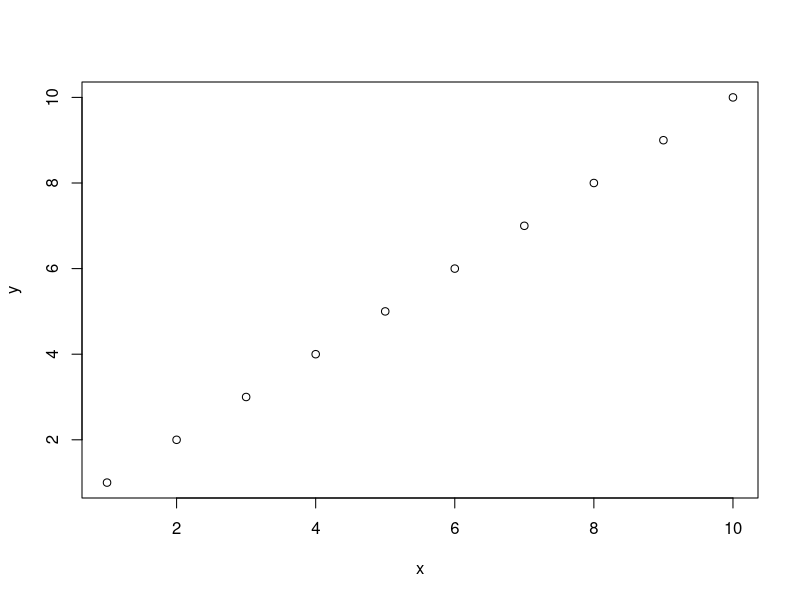
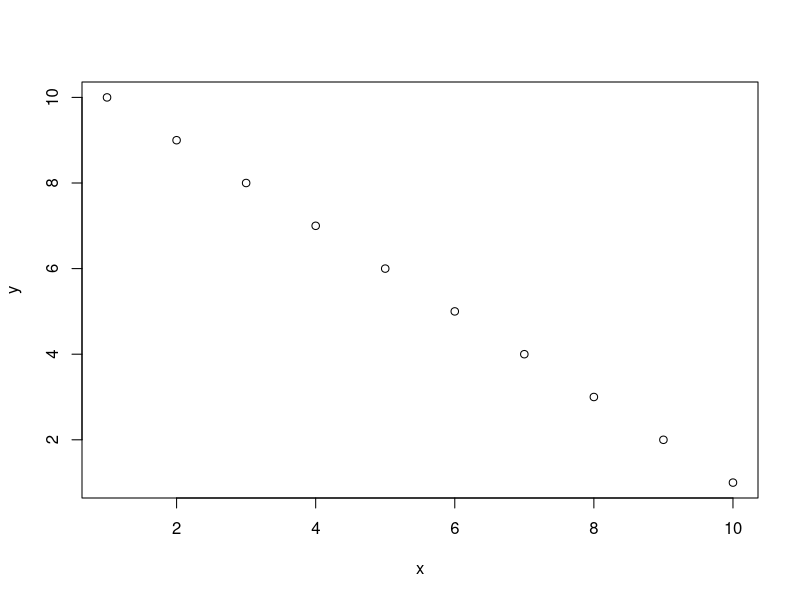
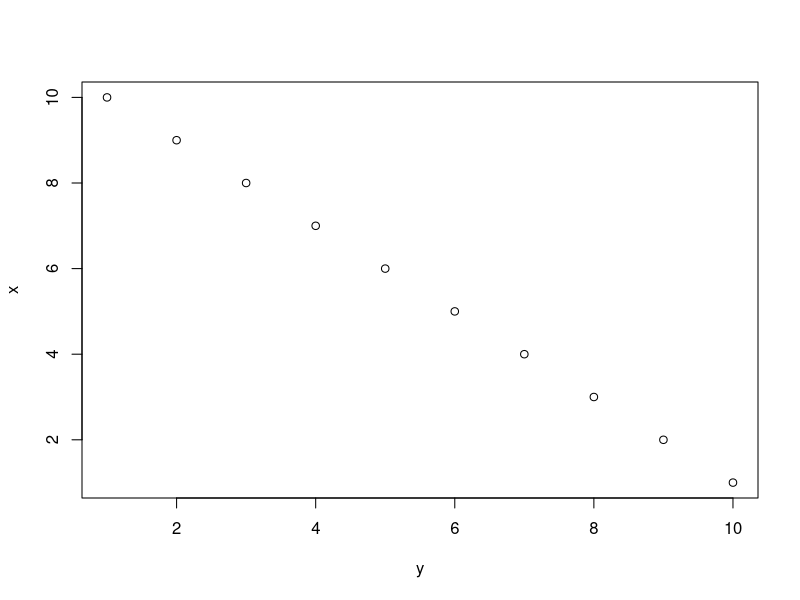
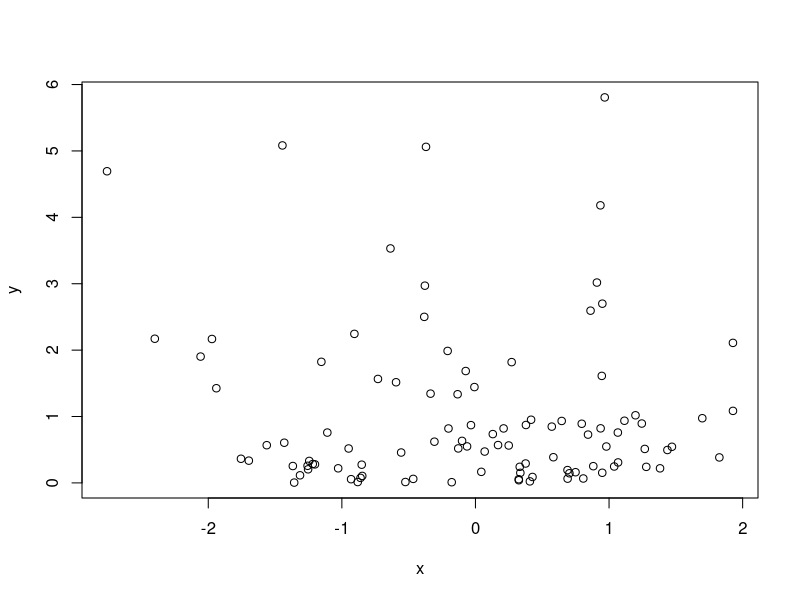
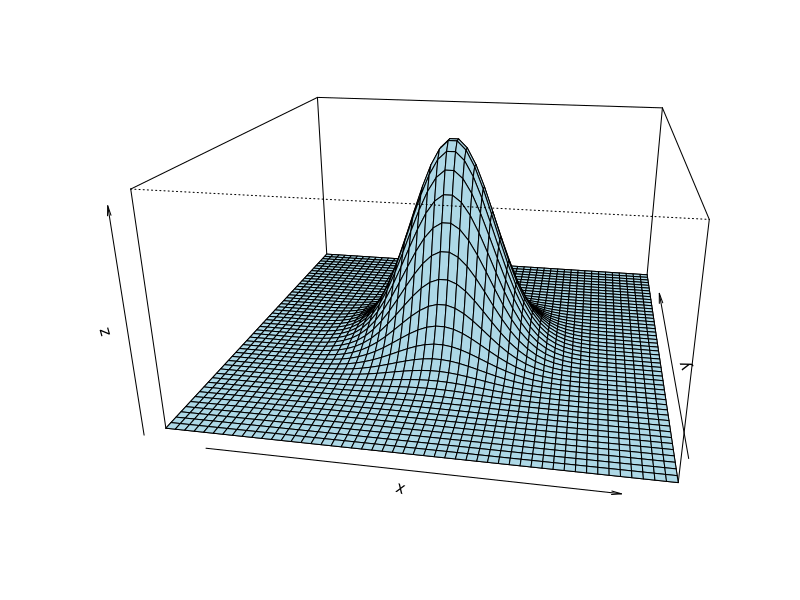
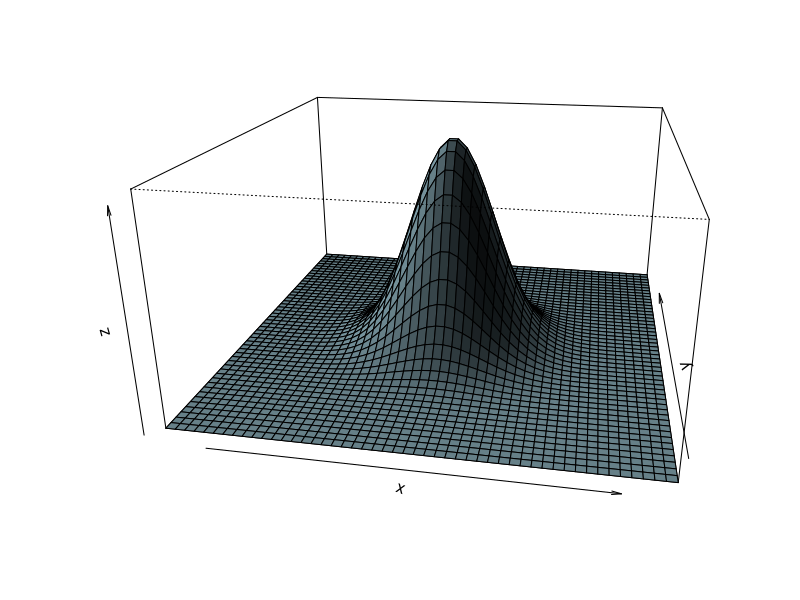
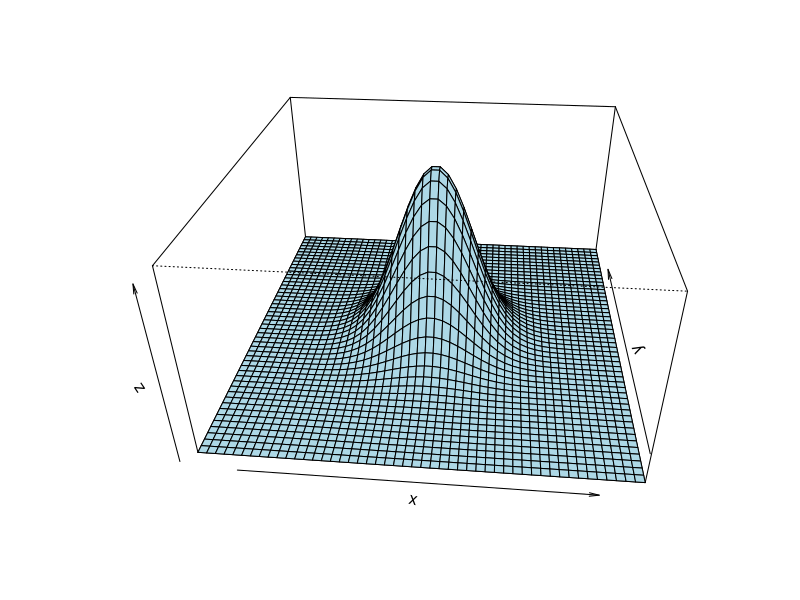
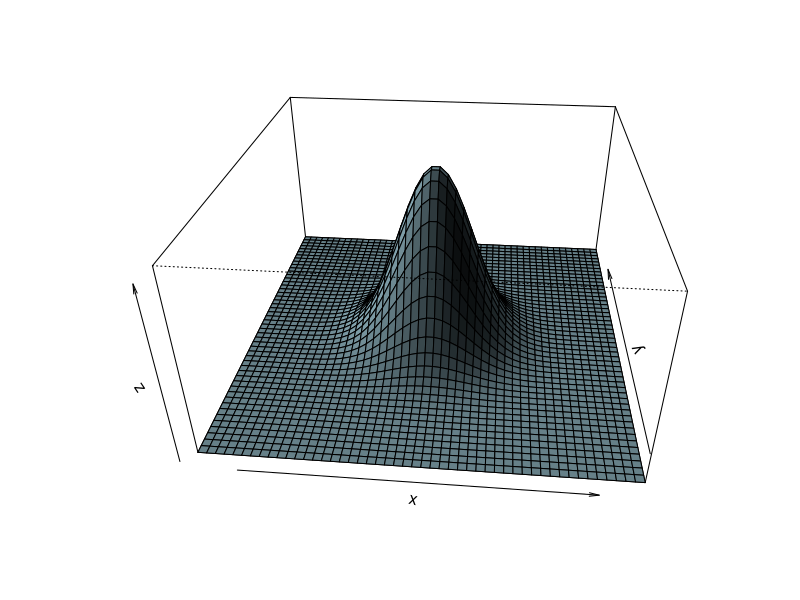

R code for these plots, in order:
#1.12.17
#week9

#Covariation Cov=E[(X-EX)(Y-EY)]
#Correlation Cor = Cov/(sqrt(DX)sqrt(DY)) is in interval [-1,1]
#Correlation with empirical data is calculated by using formula (5) in week9.pdf
#In R we calculate Covariation and Correlation by using the functions cov and cor

#Example 1:
#for \rho =1
x=c(1:10)
y=c(1:10)
cor(x,y)
plot(x,y)

#for \rho = -1 - anticorrelation
x=c(1:10)
y=c(10:1)
cor(x,y)
plot(x,y)
plot(y,x)

#for \rho -> 0
x=rnorm(100)
y=rexp(100)
cor(x,y)
plot(x,y)


#Covariational matrix
#multidimensional distributions formula (6)
#v (6), K e kovariacionnata matrica
#Tryabva da instalirame: 
install.packages("mvtnorm")

library(mvtnorm)
x=y=seq(-5,5, length = 50)
f=function(x,y)dmvnorm(cbind(x,y))
z=outer(x,y,f)
persp(x,y,z, theta=10, phi=20, expand=0.5, col="light blue")
persp(x,y,z, theta=10, phi=20, expand=0.5, col="light blue", shade=0.75)
#theta, phi - polar coordinates
persp(x,y,z, theta=5, phi=31, expand=0.5, col="light blue")
persp(x,y,z, theta=5, phi=31, expand=0.5, col="light blue", shade=0.75)


#Exercises:
#task1
iris
iris[-c(5)] #remove the text column
cov(iris[-c(5)])
cor(iris[-c(5)]) #between -1 and 1
#Element on diagonal - dispersion of each variable 
#For example, Sepal.Length.dispersion = 0.68569
#Covariation matrix is symmetrical.
#Joint plot:
pairs(iris[-c(5)])
#down right - strong correlation, up left - weak correlation

#task2 
#Calculate the correlation matrix of the covariation Kz of the vector random variables X=(X1,X2,X3)
M=matrix(c(16,-14,12,-14,49,-21,12,-21,36) , nrow=3, ncol=3)
M
cov2cor(M) #this is the correlation matrix of the covariation.


rm(list=ls())

